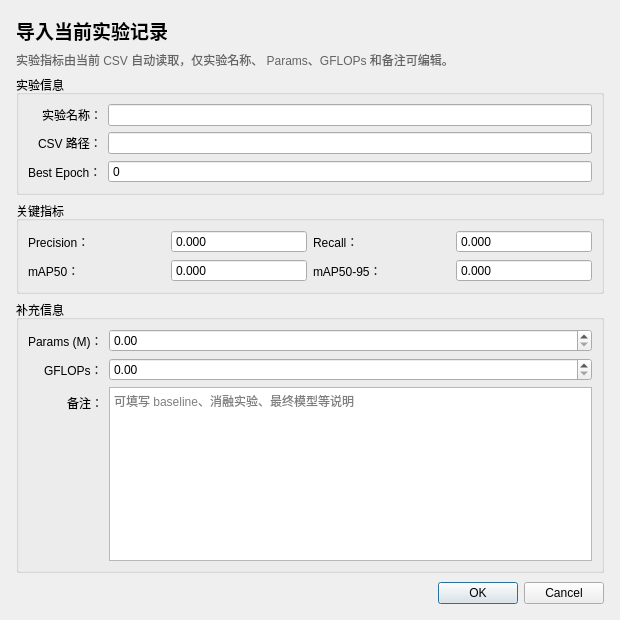
<?xml version="1.0" encoding="UTF-8"?>
<ui version="4.0">
 <class>ImportExperimentDialog</class>
 <widget class="QDialog" name="ImportExperimentDialog">
  <property name="geometry">
   <rect>
    <x>0</x>
    <y>0</y>
    <width>620</width>
    <height>620</height>
   </rect>
  </property>
  <property name="windowTitle">
   <string>导入当前实验</string>
  </property>
  <property name="modal">
   <bool>true</bool>
  </property>
  <layout class="QVBoxLayout" name="mainLayout">
   <property name="leftMargin">
    <number>16</number>
   </property>
   <property name="topMargin">
    <number>16</number>
   </property>
   <property name="rightMargin">
    <number>16</number>
   </property>
   <property name="bottomMargin">
    <number>16</number>
   </property>
   <item>
    <widget class="QLabel" name="labelTitle">
     <property name="font">
      <font>
       <pointsize>14</pointsize>
       <bold>true</bold>
      </font>
     </property>
     <property name="text">
      <string>导入当前实验记录</string>
     </property>
    </widget>
   </item>
   <item>
    <widget class="QLabel" name="labelHint">
     <property name="styleSheet">
      <string notr="true">color: rgb(100, 100, 100);</string>
     </property>
     <property name="text">
      <string>实验指标由当前 CSV 自动读取，仅实验名称、 Params、GFLOPs 和备注可编辑。</string>
     </property>
     <property name="wordWrap">
      <bool>true</bool>
     </property>
    </widget>
   </item>
   <item>
    <widget class="QGroupBox" name="groupBasicInfo">
     <property name="title">
      <string>实验信息</string>
     </property>
     <layout class="QFormLayout" name="basicInfoLayout">
      <property name="labelAlignment">
       <set>Qt::AlignmentFlag::AlignRight|Qt::AlignmentFlag::AlignTrailing|Qt::AlignmentFlag::AlignVCenter</set>
      </property>
      <item row="0" column="0">
       <widget class="QLabel" name="labelExperimentName">
        <property name="text">
         <string>实验名称：</string>
        </property>
       </widget>
      </item>
      <item row="0" column="1">
       <widget class="QLineEdit" name="editExperimentName">
        <property name="readOnly">
         <bool>false</bool>
        </property>
       </widget>
      </item>
      <item row="1" column="0">
       <widget class="QLabel" name="labelCsvPath">
        <property name="text">
         <string>CSV 路径：</string>
        </property>
       </widget>
      </item>
      <item row="1" column="1">
       <widget class="QLineEdit" name="editCsvPath">
        <property name="readOnly">
         <bool>true</bool>
        </property>
       </widget>
      </item>
      <item row="2" column="0">
       <widget class="QLabel" name="labelBestEpoch">
        <property name="text">
         <string>Best Epoch：</string>
        </property>
       </widget>
      </item>
      <item row="2" column="1">
       <widget class="QSpinBox" name="spinBestEpoch">
        <property name="readOnly">
         <bool>true</bool>
        </property>
        <property name="buttonSymbols">
         <enum>QAbstractSpinBox::ButtonSymbols::NoButtons</enum>
        </property>
        <property name="maximum">
         <number>1000000</number>
        </property>
       </widget>
      </item>
     </layout>
    </widget>
   </item>
   <item>
    <widget class="QGroupBox" name="groupMetrics">
     <property name="title">
      <string>关键指标</string>
     </property>
     <layout class="QGridLayout" name="metricsLayout">
      <item row="0" column="0">
       <widget class="QLabel" name="labelPrecision">
        <property name="text">
         <string>Precision：</string>
        </property>
       </widget>
      </item>
      <item row="0" column="1">
       <widget class="QDoubleSpinBox" name="spinPrecision">
        <property name="readOnly">
         <bool>true</bool>
        </property>
        <property name="buttonSymbols">
         <enum>QAbstractSpinBox::ButtonSymbols::NoButtons</enum>
        </property>
        <property name="decimals">
         <number>3</number>
        </property>
        <property name="maximum">
         <double>1000000.000000000000000</double>
        </property>
       </widget>
      </item>
      <item row="0" column="2">
       <widget class="QLabel" name="labelRecall">
        <property name="text">
         <string>Recall：</string>
        </property>
       </widget>
      </item>
      <item row="0" column="3">
       <widget class="QDoubleSpinBox" name="spinRecall">
        <property name="readOnly">
         <bool>true</bool>
        </property>
        <property name="buttonSymbols">
         <enum>QAbstractSpinBox::ButtonSymbols::NoButtons</enum>
        </property>
        <property name="decimals">
         <number>3</number>
        </property>
        <property name="maximum">
         <double>1000000.000000000000000</double>
        </property>
       </widget>
      </item>
      <item row="1" column="0">
       <widget class="QLabel" name="labelMap50">
        <property name="text">
         <string>mAP50：</string>
        </property>
       </widget>
      </item>
      <item row="1" column="1">
       <widget class="QDoubleSpinBox" name="spinMap50">
        <property name="readOnly">
         <bool>true</bool>
        </property>
        <property name="buttonSymbols">
         <enum>QAbstractSpinBox::ButtonSymbols::NoButtons</enum>
        </property>
        <property name="decimals">
         <number>3</number>
        </property>
        <property name="maximum">
         <double>1000000.000000000000000</double>
        </property>
       </widget>
      </item>
      <item row="1" column="2">
       <widget class="QLabel" name="labelMap5095">
        <property name="text">
         <string>mAP50-95：</string>
        </property>
       </widget>
      </item>
      <item row="1" column="3">
       <widget class="QDoubleSpinBox" name="spinMap5095">
        <property name="readOnly">
         <bool>true</bool>
        </property>
        <property name="buttonSymbols">
         <enum>QAbstractSpinBox::ButtonSymbols::NoButtons</enum>
        </property>
        <property name="decimals">
         <number>3</number>
        </property>
        <property name="maximum">
         <double>1000000.000000000000000</double>
        </property>
       </widget>
      </item>
     </layout>
    </widget>
   </item>
   <item>
    <widget class="QGroupBox" name="groupManualInfo">
     <property name="title">
      <string>补充信息</string>
     </property>
     <layout class="QFormLayout" name="manualInfoLayout">
      <property name="labelAlignment">
       <set>Qt::AlignmentFlag::AlignRight|Qt::AlignmentFlag::AlignTrailing|Qt::AlignmentFlag::AlignVCenter</set>
      </property>
      <item row="0" column="0">
       <widget class="QLabel" name="labelParams">
        <property name="text">
         <string>Params (M)：</string>
        </property>
       </widget>
      </item>
      <item row="0" column="1">
       <widget class="QDoubleSpinBox" name="spinParams">
        <property name="decimals">
         <number>2</number>
        </property>
        <property name="maximum">
         <double>1000000.000000000000000</double>
        </property>
       </widget>
      </item>
      <item row="1" column="0">
       <widget class="QLabel" name="labelGflops">
        <property name="text">
         <string>GFLOPs：</string>
        </property>
       </widget>
      </item>
      <item row="1" column="1">
       <widget class="QDoubleSpinBox" name="spinGflops">
        <property name="decimals">
         <number>2</number>
        </property>
        <property name="maximum">
         <double>1000000.000000000000000</double>
        </property>
       </widget>
      </item>
      <item row="2" column="0">
       <widget class="QLabel" name="labelNote">
        <property name="text">
         <string>备注：</string>
        </property>
       </widget>
      </item>
      <item row="2" column="1">
       <widget class="QPlainTextEdit" name="plainTextNote">
        <property name="minimumSize">
         <size>
          <width>0</width>
          <height>110</height>
         </size>
        </property>
        <property name="placeholderText">
         <string>可填写 baseline、消融实验、最终模型等说明</string>
        </property>
       </widget>
      </item>
     </layout>
    </widget>
   </item>
   <item>
    <spacer name="verticalSpacer">
     <property name="orientation">
      <enum>Qt::Orientation::Vertical</enum>
     </property>
     <property name="sizeHint" stdset="0">
      <size>
       <width>20</width>
       <height>20</height>
      </size>
     </property>
    </spacer>
   </item>
   <item>
    <widget class="QDialogButtonBox" name="buttonBox">
     <property name="orientation">
      <enum>Qt::Orientation::Horizontal</enum>
     </property>
     <property name="standardButtons">
      <set>QDialogButtonBox::StandardButton::Cancel|QDialogButtonBox::StandardButton::Ok</set>
     </property>
    </widget>
   </item>
  </layout>
 </widget>
 <resources/>
 <connections>
  <connection>
   <sender>buttonBox</sender>
   <signal>accepted()</signal>
   <receiver>ImportExperimentDialog</receiver>
   <slot>accept()</slot>
   <hints>
    <hint type="sourcelabel">
     <x>20</x>
     <y>20</y>
    </hint>
    <hint type="destinationlabel">
     <x>20</x>
     <y>20</y>
    </hint>
   </hints>
  </connection>
  <connection>
   <sender>buttonBox</sender>
   <signal>rejected()</signal>
   <receiver>ImportExperimentDialog</receiver>
   <slot>reject()</slot>
   <hints>
    <hint type="sourcelabel">
     <x>20</x>
     <y>20</y>
    </hint>
    <hint type="destinationlabel">
     <x>20</x>
     <y>20</y>
    </hint>
   </hints>
  </connection>
 </connections>
</ui>
